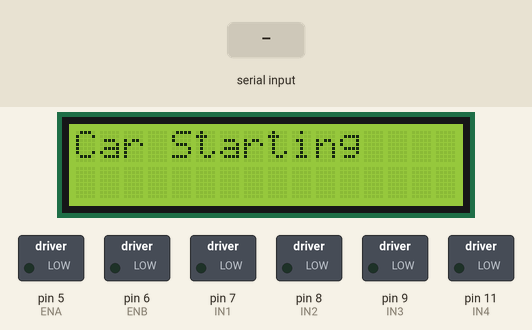
This sketch was run on a simulated Arduino Uno, built with avr-gcc and run on an emulated ATmega328P. On the bench: 16×2 character LCD, switched loads named in the sketch (green lamp = pin HIGH). The test bench sets the inputs (shaded band). What the sketch prints to the serial monitor is not drawn.

Above: at 1.2 s.
1.3 s: "1" received over Serial
At 2.1 s:
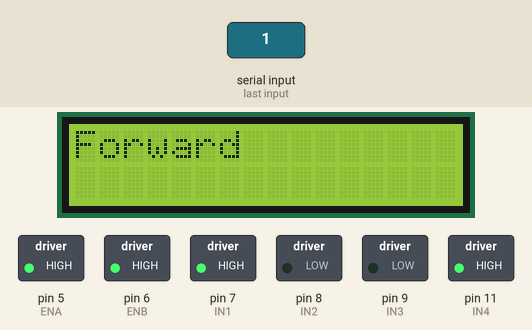
2.8 s: "2" received over Serial
At 3.2 s:
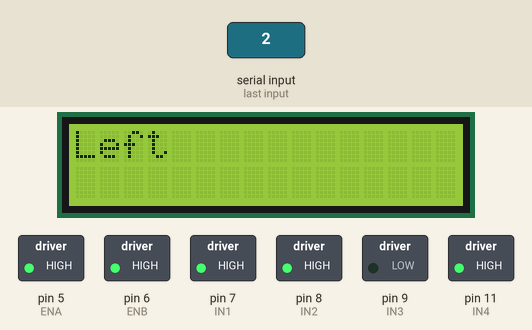
4.3 s: "3" received over Serial
At 5.5 s:
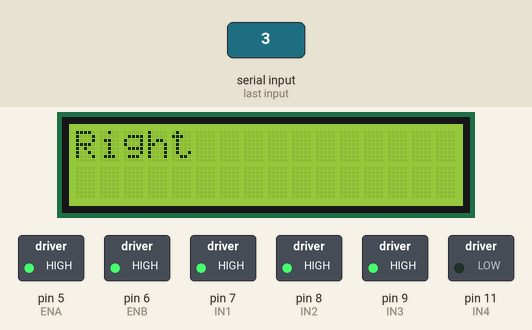
5.8 s: "4" received over Serial
At 6.6 s:
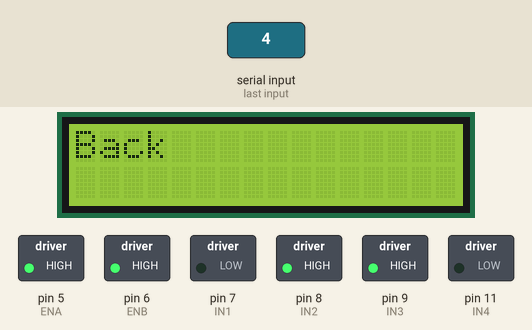
Timing chart, 0 to 8.3 s (numbered marks = the images above; inputs shaded):
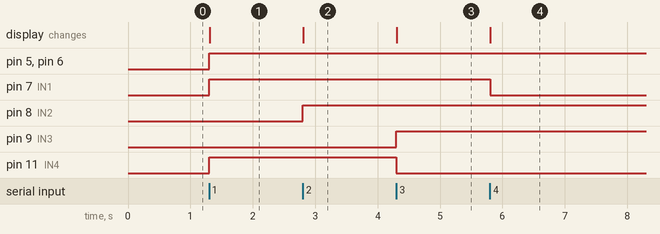

The sketch:

arduinoMain.ino
```cpp
#include <LiquidCrystal_I2C.h>

//www.elegoo.com

//    The direction of the car's movement
//  ENA   ENB   IN1   IN2   IN3   IN4   Description
//  HIGH  HIGH  HIGH  LOW   LOW   HIGH  Car is runing forward
//  HIGH  HIGH  LOW   HIGH  HIGH  LOW   Car is runing back
//  HIGH  HIGH  LOW   HIGH  LOW   HIGH  Car is turning left
//  HIGH  HIGH  HIGH  LOW   HIGH  LOW   Car is turning right
//  HIGH  HIGH  LOW   LOW   LOW   LOW   Car is stoped
//  HIGH  HIGH  HIGH  HIGH  HIGH  HIGH  Car is stoped
//  LOW   LOW   N/A   N/A   N/A   N/A   Car is stoped
LiquidCrystal_I2C lcd(0x27,2,1,0,4,5,6,7,3,POSITIVE);

void printTxt(String s) {
  lcd.clear();
  lcd.print(s);
}

//define L298n module IO Pin
#define ENA 5
#define ENB 6
#define IN1 7
#define IN2 8
#define IN3 9
#define IN4 11

void stopping(){
  digitalWrite(ENA,HIGH); //enable L298n A channel
  digitalWrite(ENB,HIGH); //enable L298n B channel
  digitalWrite(IN1,LOW); //set IN1 hight level
  digitalWrite(IN2,LOW);  //set IN2 low level
  digitalWrite(IN3,LOW);  //set IN3 low level
  digitalWrite(IN4,LOW); //set IN4 hight level
  Serial.println("stopped");//send message to serial monitor
  printTxt("stopped");
}

void forward(){
  digitalWrite(ENA,HIGH); //enable L298n A channel
  digitalWrite(ENB,HIGH); //enable L298n B channel
  digitalWrite(IN1,HIGH); //set IN1 hight level
  digitalWrite(IN2,LOW);  //set IN2 low level
  digitalWrite(IN3,LOW);  //set IN3 low level
  digitalWrite(IN4,HIGH); //set IN4 hight level
  Serial.println("Forward");//send message to serial monitor
  printTxt("Forward");
}

void back(){
  digitalWrite(ENA,HIGH);
  digitalWrite(ENB,HIGH);
  digitalWrite(IN1,LOW);
  digitalWrite(IN2,HIGH);
  digitalWrite(IN3,HIGH);
  digitalWrite(IN4,LOW);
  Serial.println("Back");
  printTxt("Back");
}

void left(){
  digitalWrite(ENA,HIGH);
  digitalWrite(ENB,HIGH);
  digitalWrite(IN1,LOW);
  digitalWrite(IN2,HIGH);
  digitalWrite(IN3,LOW);
  digitalWrite(IN4,HIGH);
  Serial.println("Left");
  printTxt("Left");
}

void fLeft(){
  digitalWrite(ENA,HIGH);
  digitalWrite(ENB,HIGH);
  digitalWrite(IN1,HIGH);
  digitalWrite(IN2,HIGH);
  digitalWrite(IN3,LOW);
  digitalWrite(IN4,HIGH);
  Serial.println("Left");
  printTxt("Left");
}

void right(){
  digitalWrite(ENA,HIGH);
  digitalWrite(ENB,HIGH);
  digitalWrite(IN1,HIGH);
  digitalWrite(IN2,LOW);
  digitalWrite(IN3,HIGH);
  digitalWrite(IN4,LOW);
  Serial.println("Right");
  printTxt("Right");
}

void fRight(){
  digitalWrite(ENA,HIGH);
  digitalWrite(ENB,HIGH);
  digitalWrite(IN1,HIGH);
  digitalWrite(IN2,HIGH);
  digitalWrite(IN3,HIGH);
  digitalWrite(IN4,LOW);
  Serial.println("Right");
  printTxt("Right");
}
//before execute loop() function,
//setup() function will execute first and only execute once
void setup() {
  lcd.begin(16,2);
  Serial.begin(9600);//open serial and set the baudrate
  pinMode(IN1,OUTPUT);//before useing io pin, pin mode must be set first
  pinMode(IN2,OUTPUT);
  pinMode(IN3,OUTPUT);
  pinMode(IN4,OUTPUT);
  pinMode(ENA,OUTPUT);
  pinMode(ENB,OUTPUT);
  printTxt("Car Starting");
}

char serial;
//Repeat execution
void loop() {
  if(Serial.available()) {
    serial = Serial.read();
    Serial.print(serial);
    switch(serial) {
      case '1':
        forward();
        break;
      case '2':
        fLeft();
        break;
      case '3':
        fRight();
        break;
      case '4':
        back();
        break;
      default:
      case '0':
        stopping;
        break;
    }
    //if(serial == '1') {
      //forward();
    //} else if(serial == '2') {
    //  left();
    //} else if(serial == '3') {
    //  right();
    //} else if(serial == '4') {
    //  back();
    //} else if(serial == '0') {
    //  stopping();
    //} else {
    //  printTxt("Received nothing");
    //}
  }
}
  //forward();  //go forward
  //delay(1000);//delay 1000 ms
  //back();     //go back
  //delay(1000);
  //left();     //turning left
  //delay(1000);
  //right();    //turning right
  //delay(1000);
```

Measured:
- after the input at 1.3 s, pin 5 (ENA), pin 6 (ENB), pin 7 (IN1), pin 11 (IN4): LOW → HIGH at once; the display: changes at once (image 1)
- after the input at 2.8 s, pin 8 (IN2): LOW → HIGH at once; the display: changes at once (image 2)
- after the input at 4.3 s, pin 9 (IN3): LOW → HIGH at once; pin 11 (IN4): HIGH → LOW at once; the display: changes at once (image 3)
- after the input at 5.8 s, pin 7 (IN1): HIGH → LOW at once; the display: changes at once (image 4)
